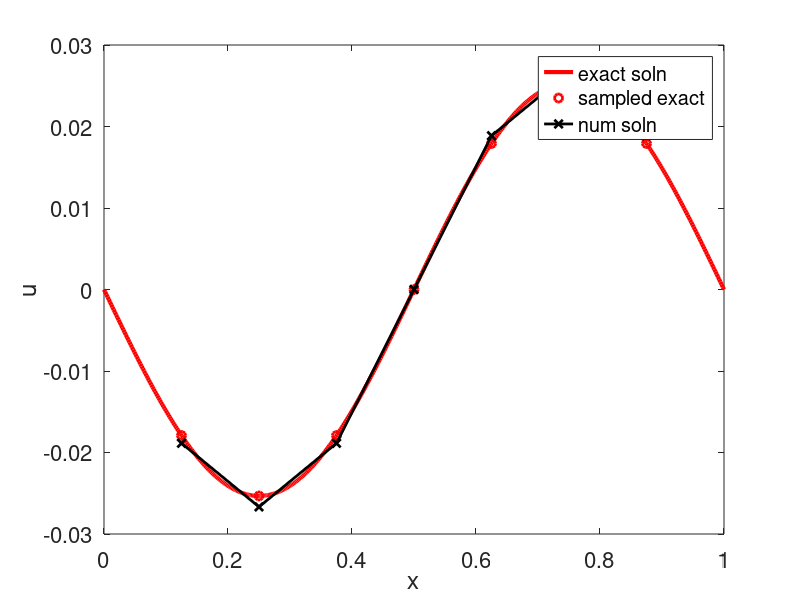
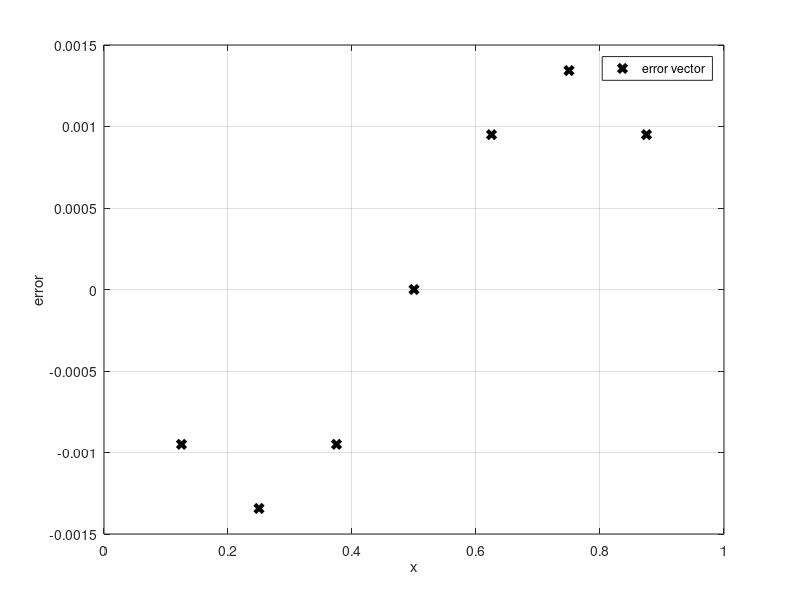

These charts were generated, in order, by the following MATLAB code:
%% solve a BVP on x \in [0, 1]
% Resulting error is 2nd-order (numerical evidence).
% u(0) = 0, and u(1) = 0
% But this does not follow directly from having 2nd-order LTE.

h = 1/8;

x = (h:h:(1-h))';   % interior pts

m = length(x);

e = ones(1, m)';
Dxx = spdiags([e -2*e e], [-1 0 1], m, m);

%full(Dxx)

Dxx = Dxx/h^2;

% RHS function
%f = exp(2*x) .* sin(8*pi*x);
f = sin(2*pi*x);

% exact soln for comparing/plotting
uex = -1/(4*pi^2)*sin(2*pi*x);
xfine = linspace(0, 1, 512);
uexfine = -1/(4*pi^2)*sin(2*pi*xfine);

% solve Dxx*U = F for U
u = Dxx \ f;

hf = figure(1); clf;
plot(xfine, uexfine, 'r-', 'linewidth', 3);
set(get(hf, 'children'), 'fontsize', 16)
hold on;
plot(x, uex, 'ro', 'linewidth', 2);
plot(x, u, 'kx-', 'linewidth', 2);

xlabel('x'); ylabel('u');
legend('exact soln', 'sampled exact', 'num soln');

%% can observe the global error
% can give numerical evidence of convergence
% (but not a proof)
err = max(abs(u - uex))


figure(2); clf;
plot(x, u - uex, 'kx', 'linewidth', 3);
xlabel('x'); ylabel('error');
legend('error vector')
grid on


%% Can also look at stability
% two-norm of the matrix inverse: seems bounded while changing h...
norm_inv = norm(inv(full(Dxx)),2)
% ... because the smallest-in-magnitude eigenvalue of Dxx if
% bounded away from zero (in fact close to pi^2 as in lecture)
min_eigval = min(abs(eig(full(Dxx))))
